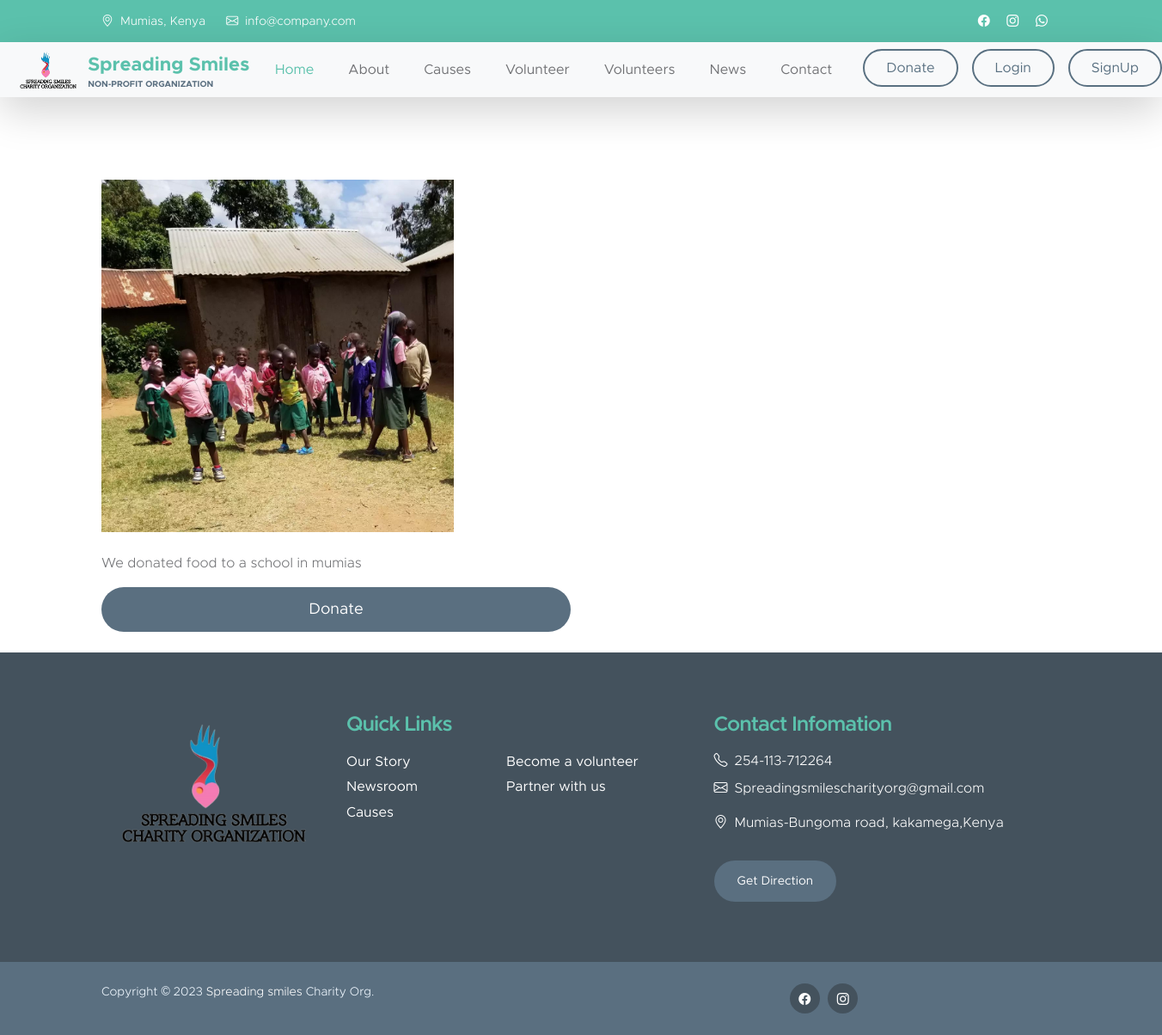
Page /more_causes/1 on the earlier database version.
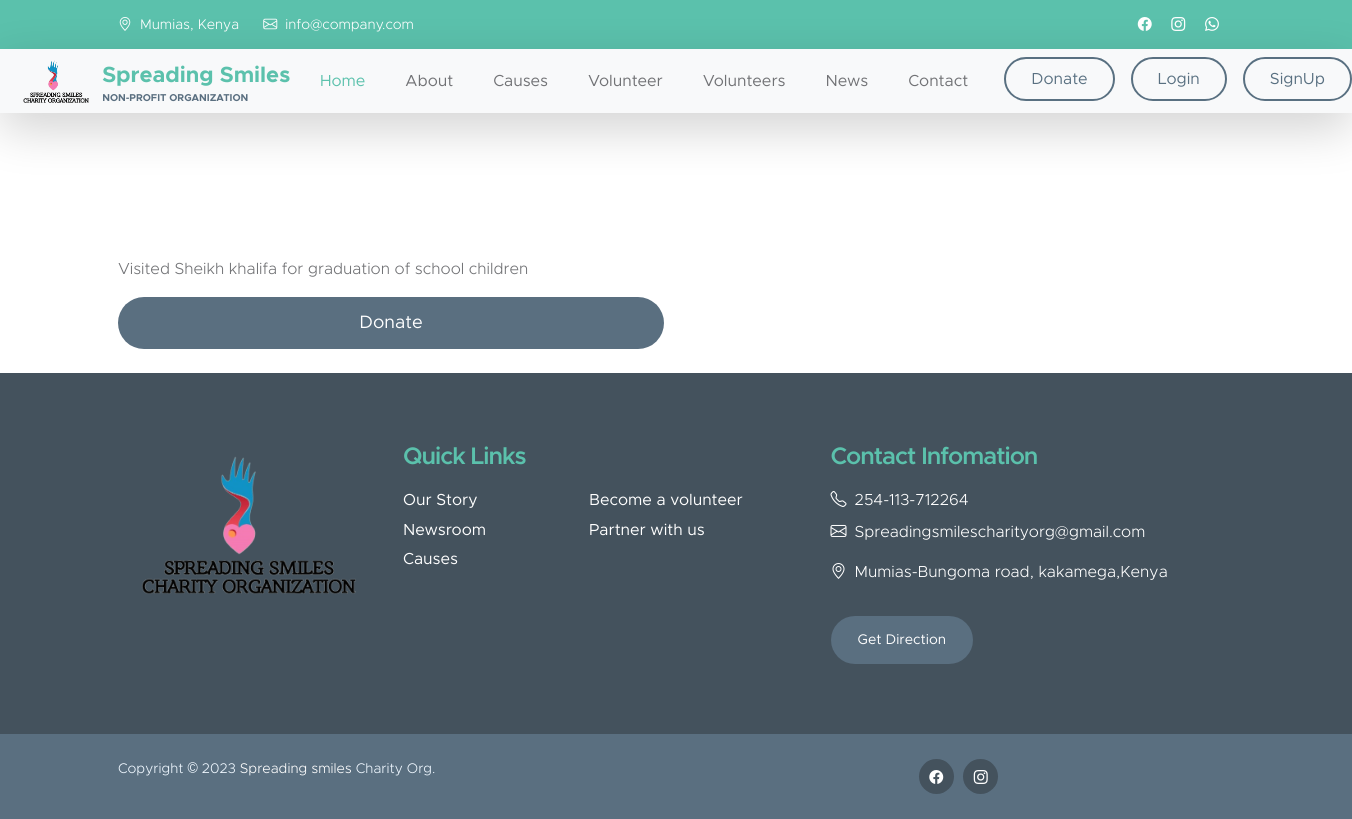
Same page on the later database version.
### main_app/models.py (models this page shows, shortened)
class cause(models.Model):
    Title= models.CharField(max_length=40)
    profile= models.ImageField(upload_to='upload/cause')
    summary = models.CharField(max_length=5000)

### main_app/views.py (the view)
# urls.py: path('more_causes/<int:pk>', views.more_causes, name="more_causes"),
def more_causes(request,pk):
    more = cause.objects.get(id=pk)
    return render(request, "more_causes.html", {"more": more})

### main_app/templates/more_causes.html (shortened to what this page needs)
{% extends "layouts/master.html" %}
{% load static %}
{% block body %}
<br><br><br><br>
<div class="container">
    <div class="row">
        <div class="col-lg-6 col-md-8 col-sm-9">
            <div >
                <img src="{{more.profile.url}}" alt="" class="w-75">
            </div>
            <div>
            </div>
            <div>
              <p>
                {{more.summary}}
              </p>
            </div>
            <div>
                <button class="custom-btn btn form-control"><a href="Donation" class="text-white" >Donate</a></button>
            </div>
<br>
        </div>
    </div>
</div>
{% endblock body %}

Differences in the rows shown:
changed cause: summary "We donated food to a school in mumias" → "Visited Sheikh khalifa for graduation of school children"; profile: picture removed
